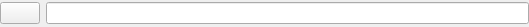
<?xml version="1.0" encoding="UTF-8"?>
<ui version="4.0">
 <class>IgnoreFolderItem</class>
 <widget class="QWidget" name="IgnoreFolderItem">
  <property name="geometry">
   <rect>
    <x>0</x>
    <y>0</y>
    <width>529</width>
    <height>27</height>
   </rect>
  </property>
  <property name="windowTitle">
   <string>Form</string>
  </property>
  <layout class="QHBoxLayout" name="horizontalLayout">
   <property name="leftMargin">
    <number>0</number>
   </property>
   <property name="topMargin">
    <number>0</number>
   </property>
   <property name="rightMargin">
    <number>0</number>
   </property>
   <property name="bottomMargin">
    <number>0</number>
   </property>
   <item>
    <widget class="QPushButton" name="pushButton">
     <property name="sizePolicy">
      <sizepolicy hsizetype="Minimum" vsizetype="Maximum">
       <horstretch>0</horstretch>
       <verstretch>0</verstretch>
      </sizepolicy>
     </property>
     <property name="text">
      <string/>
     </property>
     <property name="icon">
      <iconset theme="list-remove"/>
     </property>
    </widget>
   </item>
   <item>
    <widget class="QLineEdit" name="lineEdit"/>
   </item>
  </layout>
 </widget>
 <resources/>
 <connections/>
</ui>
